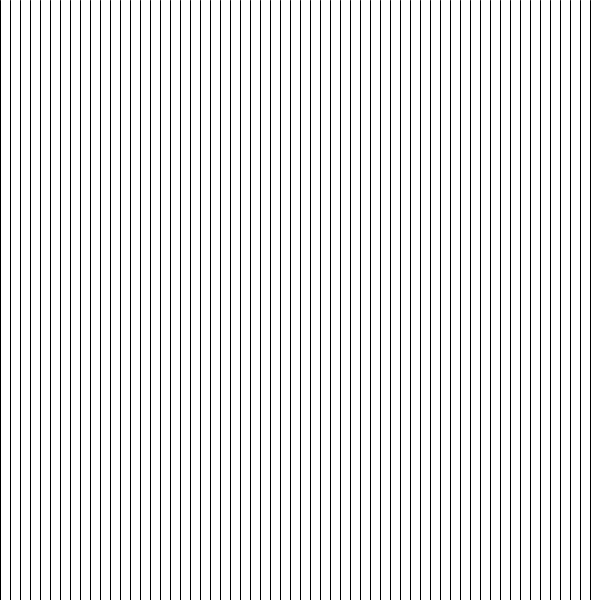
Frame 1 (no input)
Frame 60 (the mouse pressed at the canvas centre just before this capture): identical to frame 1, image omitted
Frame 120 (the mouse held since frame 60 and released just before this capture): identical to frame 1, image omitted

The Processing sketch that drew this single still picture (run headless with seeded random() and noise(); from frame 60 on, the mouse is pressed at the canvas centre):

// Processing sketch: sample_01_line_drawing
// ── sample_01_line_drawing.pde
// while
// loop statement
void setup(){
  size(600, 600);
}

void draw(){
  background(255);
  
  int x = 0;
  while(x < width){
    line(x, 0, x, height);
    x += 10;
  }
  //verticalLines1();
  //verticalLines2(100, 100, 400, 400);
  //verticalLines2(300, 300, 500, 500);
  //verticalLines2(5, 5, 200, 500);
}

void verticalLines1(){
  float x = 0.0; // 3.14     10.2
  while(x < 600){
    line(x, 0, x, 600);
    x += 10; //x = x + 10;
  }
}

void verticalLines2(float x1, float y1, float x2, float y2){
  while(x1 < x2){
    line(x1, y1, x1, y2);
    x1 += 10; //i = i + 10;
  }
}
